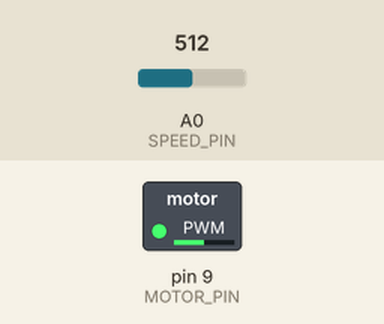
This sketch was run on a simulated Arduino Uno, built with avr-gcc and run on an emulated ATmega328P. On the bench: switched loads named in the sketch (green lamp = pin HIGH). Inputs (shaded band) come from the test bench; at power-on: A0 (SPEED_PIN) = 512.

Above: at 1.2 s.
1.3 s: A0 (SPEED_PIN) set to 716
At 2.0 s:
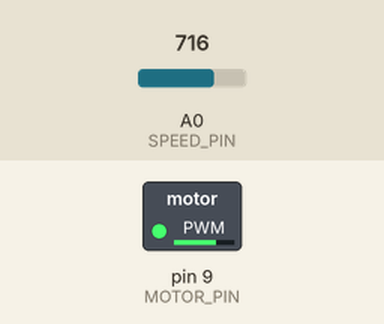
2.8 s: A0 (SPEED_PIN) set to 900
At 3.3 s:
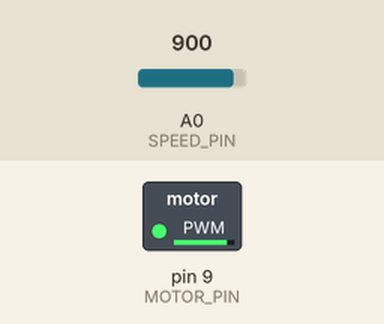
4.3 s: A0 (SPEED_PIN) set to 122
At 5.5 s:
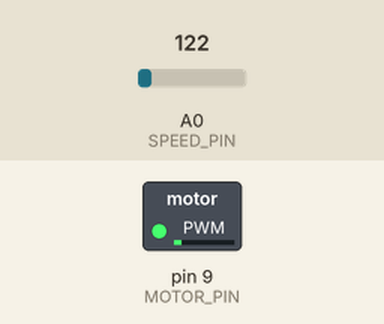
5.8 s: A0 (SPEED_PIN) set to 0
At 6.9 s:
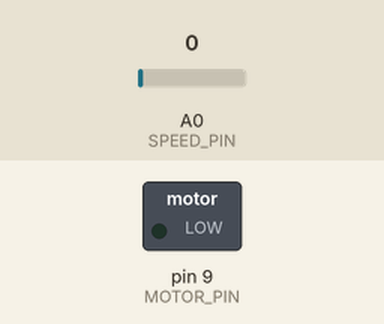
7.3 s: A0 (SPEED_PIN) set to 511
At 8.2 s:
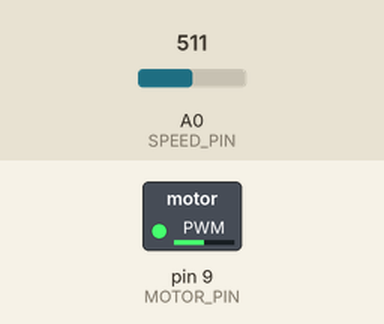
Timing chart, 0 to 9.8 s (numbered marks = the images above; inputs shaded):
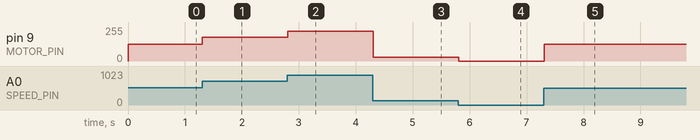

The sketch:

motor_circuit.ino
```cpp
// Motor Control Circuit
// Generated by Circuit AI

#define MOTOR_PIN 9
#define SPEED_PIN A0

void setup() {
  pinMode(MOTOR_PIN, OUTPUT);
  Serial.begin(9600);
}

void loop() {
  int speed = analogRead(SPEED_PIN);
  int motorSpeed = map(speed, 0, 1023, 0, 255);
  analogWrite(MOTOR_PIN, motorSpeed);
  delay(100);
}
```

Measured:
- after the input at 1.3 s, pin 9 (MOTOR_PIN): 127/255 → 178/255 at once
- after the input at 2.8 s, pin 9 (MOTOR_PIN): 178/255 → 224/255 at once
- after the input at 4.3 s, pin 9 (MOTOR_PIN): 224/255 → 30/255 at once
- after the input at 5.8 s, pin 9 (MOTOR_PIN): 30/255 → 0/255 at once
- after the input at 7.3 s, pin 9 (MOTOR_PIN): 0/255 → 127/255 at once
